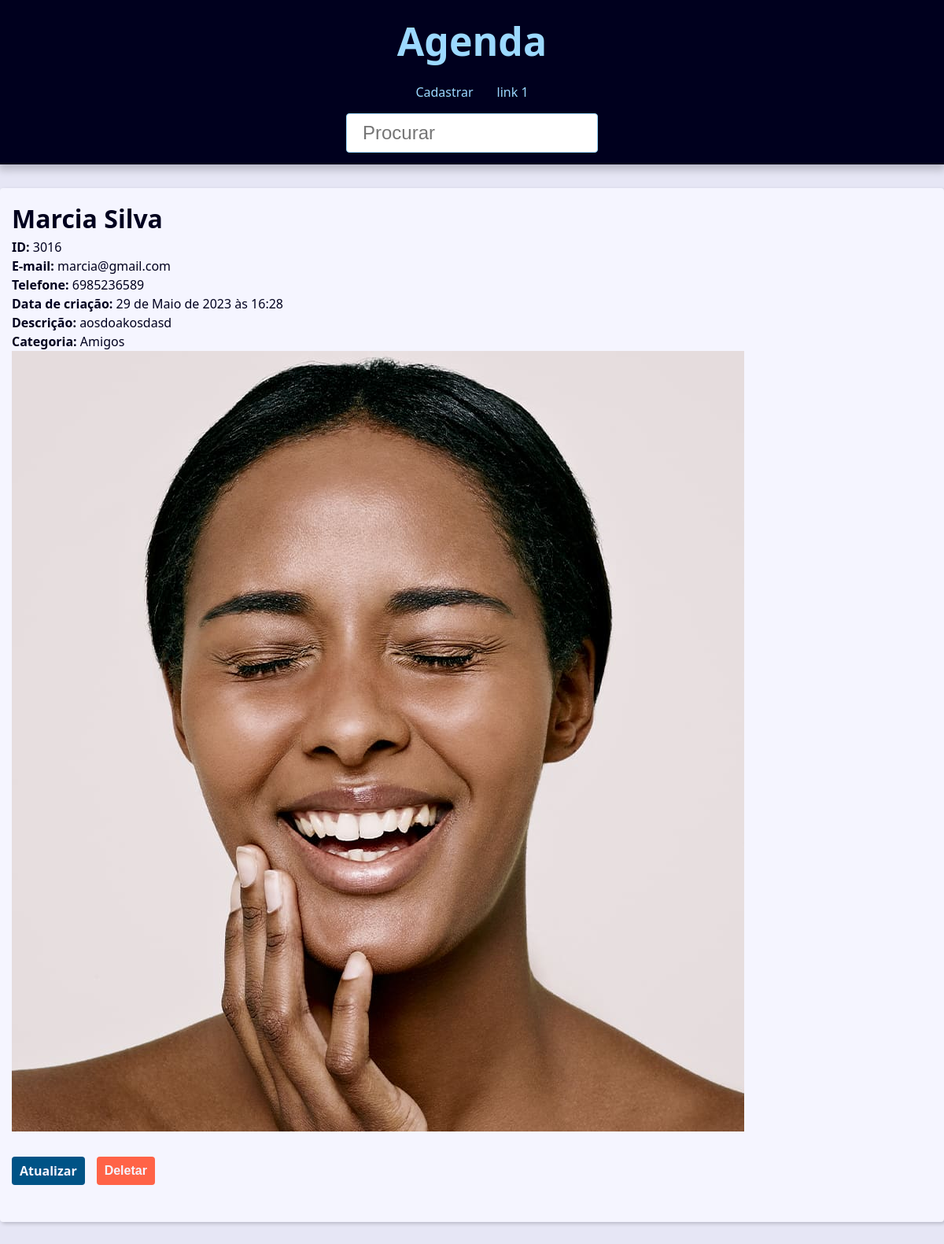
/contato/3016/detalhe/, run on the app's committed database.
### contato/models.py (models this page shows, shortened)
class Contato(models.Model):
    primeiro_nome = models.CharField(verbose_name='Nome', max_length=100)
    segundo_nome = models.CharField(max_length=150, verbose_name='Sobrenome')
    telefone = models.CharField(max_length=50)
    email = models.EmailField(max_length=256, blank=True)
    data_criacao = models.DateTimeField(default=timezone.now)
    descricao = models.TextField(blank=True)
    visivel = models.BooleanField(default=True)
    imagem = models.ImageField(blank=True, upload_to='imagens/%Y/%m/')
    categoria = models.ForeignKey(Categoria,
                                  on_delete=models.SET_NULL,
                                  blank=True, null=True)
    owner = models.ForeignKey(
        User,
        on_delete=models.SET_NULL,
        blank=True, null=True
    )

class Categoria(models.Model):
    class Meta:
        verbose_name = 'Categoria'
        verbose_name_plural = 'Categorias'
    nome = models.CharField(max_length=125)

### contato/views/contato_view.py (the view)
# urls.py: path('contato/<int:contato_id>/detalhe/', contato, name="contato"),
def contato(request, contato_id):
    contato = get_object_or_404(Contato, pk=contato_id, visivel=True)
    context = {
        'contato': contato,
        'site_titulo': f'{contato.primeiro_nome} {contato.segundo_nome}'
    }
    return render(request, 'contato/contato.html', context)

### contato/templates/contato/contato.html (shortened to what this page needs)
{% extends 'global/base.html' %}
{% block conteudo %}
    <div class="sigle-contact">
        <h1 class="sigle-contact-name">
            {{ contato.primeiro_nome }} {{ contato.segundo_nome }}
        </h1>
        <p><b>ID:</b> {{contato.id}}</p>
        <p><b>E-mail:</b> {{contato.email}}</p>
        <p><b>Telefone:</b> {{contato.telefone}}</p>
        <p><b>Data de criação:</b> {{contato.data_criacao}}</p>
        <p><b>Descrição:</b> {{contato.descricao}}</p>
        <p><b>Categoria:</b> {{contato.categoria.nome}}</p>
        {% if contato.imagem %}
            <p>
                <img src="{{ contato.imagem.url }}" alt="{{ 'contato.primeiro_nome' }} {{ 'contato.segundo_nome' }}">
            </p>
        {% endif %}
        <div class="contact-links">
            <a class="btn btn-link" href="{% url 'contato:atualizacao' contato.pk%}">Atualizar</a>
            <form action=" {% url 'contato:deletar' contato.id %} " method="POST">
                {% if confirmacao == 'nao'  %}
                    <input type="hidden" name="confirmacao" value="sim">
                    <button class="btn btn-link btn-delete " type="submit">Confirmar?</button>
                {% else %}
                    <button class="btn btn-link btn-delete " type="submit">Deletar</button>
                {% endif %}
            </form>
        </div>
    </div>
{% endblock conteudo %}

### base_static/global/css/style.css (style rules this page uses)
:root { --spacing: 1.5rem; --link-dark-color: rgb(0, 83, 134); --link-light-color: rgb(156, 217, 255); --clr-white: rgb(245, 245, 255); --clr-black: rgb(0, 0, 30); --clr-light-gray: rgb(230, 230, 245); --clr-dark-shadow-5: rgba(0, 0, 10, 5%); --clr-dark-shadow-10: rgba(0, 0, 10, 10%); --clr-dark-shadow-20: rgba(0, 0, 10, 20%); --clr-light-shadow-5: rgba(200, 200, 255, 5%); --clr-light-shadow-10: rgba(200, 200, 255, 10%); --clr-light-shadow-20: rgba(200, 200, 255, 20%); --main-page-width: 120rem; --table-min-width: 60rem; --biggest-font-size: 5rem; --bigger-font-size: 4rem; --big-font-size: 3.2rem; --medium-font-size: 2.4rem; --small-font-size: 1.6rem; --smaller-font-size: 1.4rem; --smallest-font-size: 1.2rem; --transition-fast: 300ms; --transition-medium: 600ms; --transition-slow: 1s; --default-border-radius: 4px; }
*, *::before, *::after { margin: 0; padding: 0; box-sizing: border-box; }
html { font-size: 62.5%; }
body { font-family: system-ui, -apple-system, BlinkMacSystemFont, 'Segoe UI', Roboto, Oxygen, Ubuntu, Cantarell, 'Open Sans', 'Helvetica Neue', sans-serif; line-height: 1.5; font-size: var(--small-font-size); color: var(--clr-black); -webkit-font-smoothing: antialiased; background: var(--clr-light-gray); }
img, svg { display: block; max-width: 100%; }
.btn { background-color: var(--link-dark-color); color: var(--clr-white); font-weight: bold; border: none; padding: 1rem 2rem; border-radius: var(--default-border-radius); cursor: pointer; transition: filter var(--transition-fast) ease-in-out; }
.contact-links { margin-block: calc(var(--small-font-size) * 2); display: flex; align-items: center; gap: 0 var(--spacing); }
.btn-link { font-size: var(--small-font-size); text-decoration: none; font-weight: bold; padding: 1rem; display: block; line-height: var(--small-font-size); }
.btn-delete { background: tomato; }

### data on the page
Contato: primeiro_nome "Marcia", segundo_nome "Silva", id "3016", email "marcia@gmail.com", telefone "6985236589", data_criacao "29 de Maio de 2023 às 16:28", descricao "aosdoakosdasd", categoria.nome "Amigos", imagem (picture)
